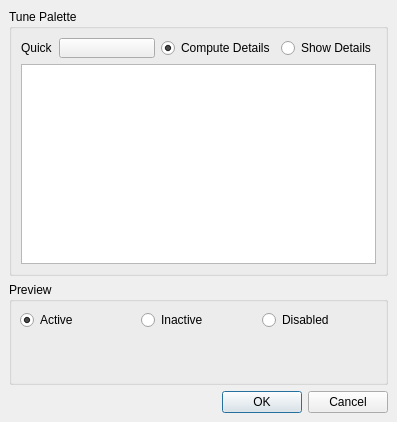
<?xml version="1.0" encoding="UTF-8"?>
<ui version="4.0">
 <comment>
* Copyright (C) 2016 The Qt Company Ltd.
* SPDX-License-Identifier: LicenseRef-Qt-Commercial OR GPL-3.0-only
</comment>
 <class>qdesigner_internal::PaletteEditor</class>
 <widget class="QDialog" name="qdesigner_internal::PaletteEditor">
  <property name="geometry">
   <rect>
    <x>0</x>
    <y>0</y>
    <width>397</width>
    <height>422</height>
   </rect>
  </property>
  <property name="sizePolicy">
   <sizepolicy hsizetype="Expanding" vsizetype="Expanding">
    <horstretch>0</horstretch>
    <verstretch>0</verstretch>
   </sizepolicy>
  </property>
  <property name="windowTitle">
   <string>Edit Palette</string>
  </property>
  <layout class="QVBoxLayout">
   <property name="spacing">
    <number>6</number>
   </property>
   <property name="margin" stdset="0">
    <number>9</number>
   </property>
   <item>
    <widget class="QGroupBox" name="advancedBox">
     <property name="minimumSize">
      <size>
       <width>0</width>
       <height>0</height>
      </size>
     </property>
     <property name="maximumSize">
      <size>
       <width>16777215</width>
       <height>16777215</height>
      </size>
     </property>
     <property name="title">
      <string>Tune Palette</string>
     </property>
     <layout class="QGridLayout">
      <property name="margin" stdset="0">
       <number>9</number>
      </property>
      <property name="spacing">
       <number>6</number>
      </property>
      <item row="0" column="1">
       <widget class="QtColorButton" name="buildButton">
        <property name="sizePolicy">
         <sizepolicy hsizetype="Expanding" vsizetype="Ignored">
          <horstretch>0</horstretch>
          <verstretch>0</verstretch>
         </sizepolicy>
        </property>
        <property name="text">
         <string/>
        </property>
       </widget>
      </item>
      <item row="1" column="0" colspan="4">
       <widget class="QTreeView" name="paletteView">
        <property name="minimumSize">
         <size>
          <width>0</width>
          <height>200</height>
         </size>
        </property>
       </widget>
      </item>
      <item row="0" column="3">
       <widget class="QRadioButton" name="detailsRadio">
        <property name="text">
         <string>Show Details</string>
        </property>
       </widget>
      </item>
      <item row="0" column="2">
       <widget class="QRadioButton" name="computeRadio">
        <property name="text">
         <string>Compute Details</string>
        </property>
        <property name="checked">
         <bool>true</bool>
        </property>
       </widget>
      </item>
      <item row="0" column="0">
       <widget class="QLabel" name="label">
        <property name="text">
         <string>Quick</string>
        </property>
       </widget>
      </item>
     </layout>
    </widget>
   </item>
   <item>
    <widget class="QGroupBox" name="GroupBox126">
     <property name="sizePolicy">
      <sizepolicy hsizetype="Preferred" vsizetype="Expanding">
       <horstretch>0</horstretch>
       <verstretch>0</verstretch>
      </sizepolicy>
     </property>
     <property name="title">
      <string>Preview</string>
     </property>
     <layout class="QGridLayout">
      <property name="margin" stdset="0">
       <number>8</number>
      </property>
      <property name="spacing">
       <number>6</number>
      </property>
      <item row="0" column="2">
       <widget class="QRadioButton" name="disabledRadio">
        <property name="text">
         <string>Disabled</string>
        </property>
       </widget>
      </item>
      <item row="0" column="1">
       <widget class="QRadioButton" name="inactiveRadio">
        <property name="text">
         <string>Inactive</string>
        </property>
       </widget>
      </item>
      <item row="0" column="0">
       <widget class="QRadioButton" name="activeRadio">
        <property name="text">
         <string>Active</string>
        </property>
        <property name="checked">
         <bool>true</bool>
        </property>
       </widget>
      </item>
      <item row="1" column="0" colspan="3">
       <widget class="qdesigner_internal::PreviewFrame" name="previewFrame" native="true">
        <property name="sizePolicy">
         <sizepolicy hsizetype="Expanding" vsizetype="Expanding">
          <horstretch>0</horstretch>
          <verstretch>0</verstretch>
         </sizepolicy>
        </property>
       </widget>
      </item>
     </layout>
    </widget>
   </item>
   <item>
    <widget class="QDialogButtonBox" name="buttonBox">
     <property name="orientation">
      <enum>Qt::Orientation::Horizontal</enum>
     </property>
     <property name="standardButtons">
      <set>QDialogButtonBox::StandardButton::Cancel|QDialogButtonBox::StandardButton::Ok</set>
     </property>
    </widget>
   </item>
  </layout>
 </widget>
 <customwidgets>
  <customwidget>
   <class>QtColorButton</class>
   <extends>QToolButton</extends>
   <header>qtcolorbutton.h</header>
  </customwidget>
  <customwidget>
   <class>qdesigner_internal::PreviewFrame</class>
   <extends>QWidget</extends>
   <header>previewframe.h</header>
  </customwidget>
 </customwidgets>
 <resources/>
 <connections>
  <connection>
   <sender>buttonBox</sender>
   <signal>accepted()</signal>
   <receiver>qdesigner_internal::PaletteEditor</receiver>
   <slot>accept()</slot>
   <hints>
    <hint type="sourcelabel">
     <x>180</x>
     <y>331</y>
    </hint>
    <hint type="destinationlabel">
     <x>134</x>
     <y>341</y>
    </hint>
   </hints>
  </connection>
  <connection>
   <sender>buttonBox</sender>
   <signal>rejected()</signal>
   <receiver>qdesigner_internal::PaletteEditor</receiver>
   <slot>reject()</slot>
   <hints>
    <hint type="sourcelabel">
     <x>287</x>
     <y>329</y>
    </hint>
    <hint type="destinationlabel">
     <x>302</x>
     <y>342</y>
    </hint>
   </hints>
  </connection>
 </connections>
</ui>
